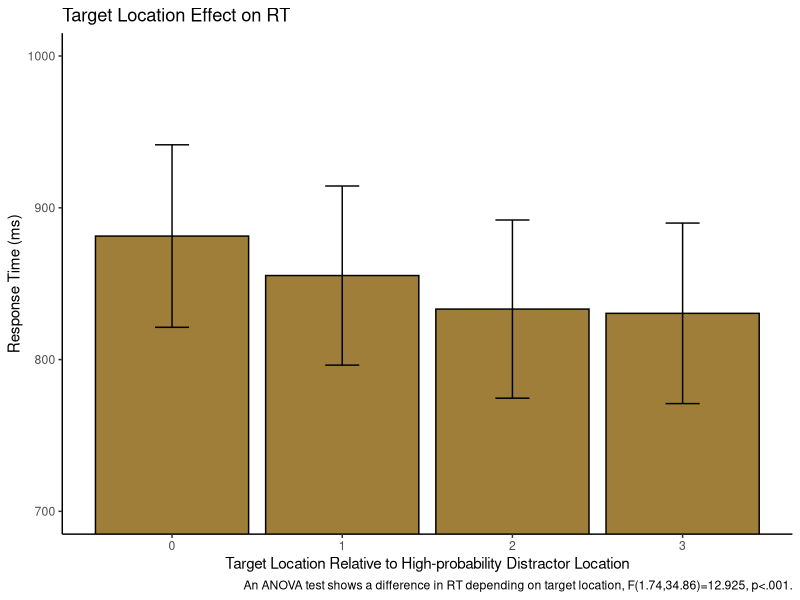
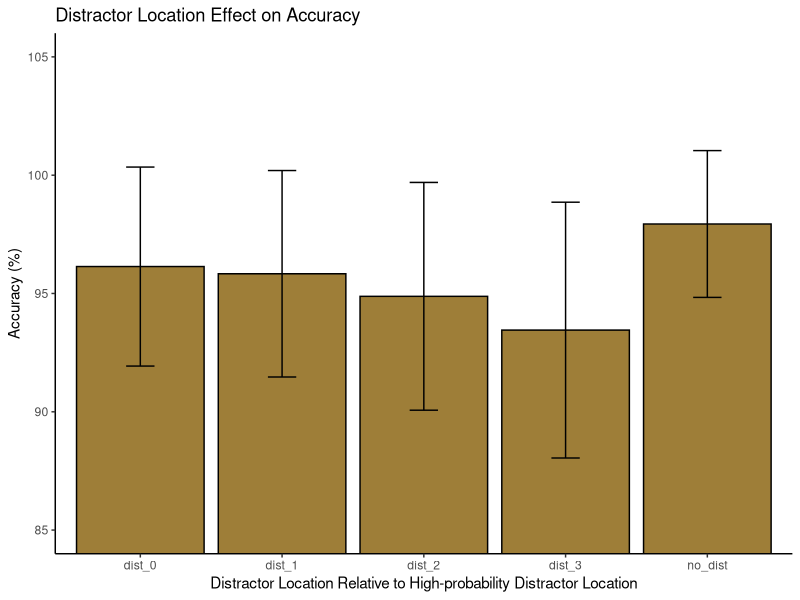
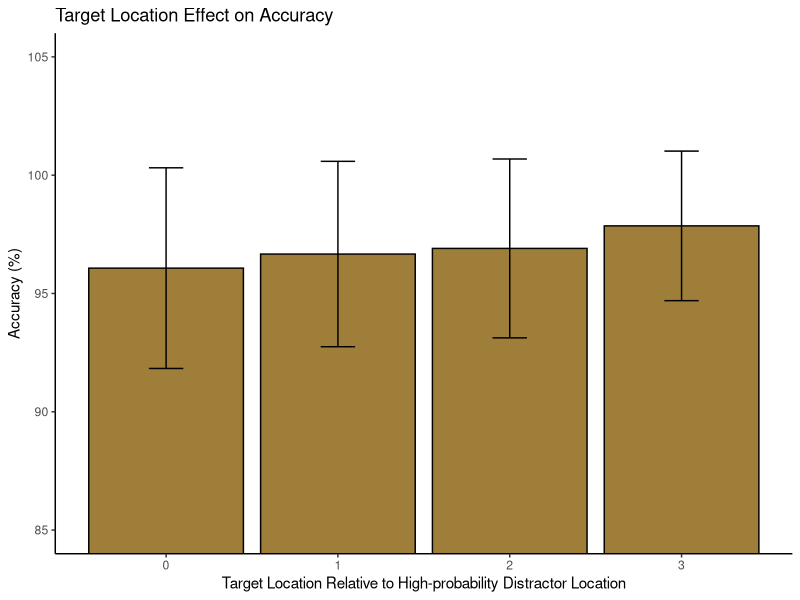

Write the R code that produced these figures, in order.
## ---- chunk 1
library(tidyverse) 
library(tidyr)
library(rstatix)
library(data.table)
## ---- chunk 2

pilot <- read_csv("p02/pilot_final.csv", show_col_types = FALSE)

pilot$relative_hp_dist[pilot$relative_hp_dist == 10] <- "no_dist"
pilot$relative_hp_dist[pilot$relative_hp_dist == 0] <- "dist_0"
pilot$relative_hp_dist[pilot$relative_hp_dist == 1] <- "dist_1"
pilot$relative_hp_dist[pilot$relative_hp_dist == 2] <- "dist_2"
pilot$relative_hp_dist[pilot$relative_hp_dist == 3] <- "dist_3"
pilot$RT <- pilot$RT *1000
  
## ---- chunk 3

block_num <- rep(c(1,2,3,4,5,6,7,8), each=60, times=21)
pilot <- cbind(pilot, block_num)

## ---- chunk 4

pilot <- pilot %>%
  mutate(relative_target=
           case_when(target_loc=="loc1" & high_prob==1 ~ 0,
                     target_loc=="loc2" & high_prob==1 ~ 1,
                     target_loc=="loc3" & high_prob==1 ~ 2,
                     target_loc=="loc4" & high_prob==1 ~ 3,
                     target_loc=="loc5" & high_prob==1 ~ 2,
                     target_loc=="loc6" & high_prob==1 ~ 1,
                     target_loc=="loc1" & high_prob==2 ~ 1,
                     target_loc=="loc2" & high_prob==2 ~ 0,
                     target_loc=="loc3" & high_prob==2 ~ 1,
                     target_loc=="loc4" & high_prob==2 ~ 2,
                     target_loc=="loc5" & high_prob==2 ~ 3,
                     target_loc=="loc6" & high_prob==2 ~ 2,
                     target_loc=="loc1" & high_prob==3 ~ 2,
                     target_loc=="loc2" & high_prob==3 ~ 1,
                     target_loc=="loc3" & high_prob==3 ~ 0,
                     target_loc=="loc4" & high_prob==3 ~ 1,
                     target_loc=="loc5" & high_prob==3 ~ 2,
                     target_loc=="loc6" & high_prob==3 ~ 3,
                     target_loc=="loc1" & high_prob==4 ~ 3,
                     target_loc=="loc2" & high_prob==4 ~ 2,
                     target_loc=="loc3" & high_prob==4 ~ 1,
                     target_loc=="loc4" & high_prob==4 ~ 0,
                     target_loc=="loc5" & high_prob==4 ~ 1,
                     target_loc=="loc6" & high_prob==4 ~ 2,
                     target_loc=="loc1" & high_prob==5 ~ 2,
                     target_loc=="loc2" & high_prob==5 ~ 3,
                     target_loc=="loc3" & high_prob==5 ~ 2,
                     target_loc=="loc4" & high_prob==5 ~ 1,
                     target_loc=="loc5" & high_prob==5 ~ 0,
                     target_loc=="loc6" & high_prob==5 ~ 1,
                     target_loc=="loc1" & high_prob==6 ~ 1,
                     target_loc=="loc2" & high_prob==6 ~ 2,
                     target_loc=="loc3" & high_prob==6 ~ 3,
                     target_loc=="loc4" & high_prob==6 ~ 2,
                     target_loc=="loc5" & high_prob==6 ~ 1,
                     target_loc=="loc6" & high_prob==6 ~ 0,))

## ---- chunk 5

target_means <- pilot %>%
  group_by(relative_target) %>%
  filter(acc==100) %>%
  summarize(mean_rts=mean(RT),
            sd_rt=sd(RT),
            n_rt=21,
            se=sd_rt/sqrt(n_rt),
            upper_limit=mean_rts+se,
            lower_limit=mean_rts-se
  )
target_means

## ---- chunk 6
ggplot(data = target_means, aes(x = relative_target, y = mean_rts)) +
  geom_bar(stat = "identity", fill="#9E7E38", color='#000000') +
  geom_errorbar(aes(ymin=lower_limit, ymax=upper_limit), width=0.2)+
  coord_cartesian(ylim = c(700,1000))+
  theme_classic()+
  labs(x = "Target Location Relative to High-probability Distractor Location", y = "Response Time (ms)")+
  labs(title = "Target Location Effect on RT")+
  labs(caption = "An ANOVA test shows a difference in RT depending on target location, F(1.74,34.86)=12.925, p<.001.")
  
## ---- chunk 7

space <- pilot %>%
  group_by(ID, relative_target) %>%
  filter(acc==100) %>%
  summarize(rts = mean(RT),
            )
space
  
## ---- chunk 8

space_anova <- setDT(space)
space_anova <- dcast(space_anova,ID~relative_target,value.var='rts')

## ---- chunk 9

#first identify outliers - not sure what to do with them anyway so overall just ignore? maybe reason enough to get rid of ppt 11? ppt 11 was problematic in most tests
space %>%
  group_by(relative_target) %>%
  identify_outliers(rts)


#testing the normality assumption -- data is normally distributed enough because no conditions have a p-value less than .05
space %>%
  group_by(relative_target) %>%
  shapiro_test(rts)

## ---- chunk 10

res.aov <- anova_test(data = space, dv = rts, wid = ID, within = relative_target)
get_anova_table(res.aov)

## ---- chunk 11

model = aov(rts~factor(relative_target)+
                Error(factor(ID)), data=space)
summary(model)

## ---- chunk 12

pilot_distacc <- pilot %>%
  group_by(relative_hp_dist) %>%
  summarize(accuracy = mean(acc),
            sd_rt=sd(acc),
            n_rt=21,
            se=sd_rt/sqrt(n_rt),
            upper_limit=accuracy+se,
            lower_limit=accuracy-se
            )
pilot_targacc <- pilot %>%
  group_by(relative_target) %>%
  summarize(accuracy = mean(acc),
            sd_rt=sd(acc),
            n_rt=21,
            se=sd_rt/sqrt(n_rt),
            upper_limit=accuracy+se,
            lower_limit=accuracy-se
            )



## ---- chunk 13
ggplot(data = pilot_distacc, aes(x = relative_hp_dist, y = accuracy)) +
  geom_bar(stat = "identity", fill="#9E7E38", color='#000000') +
  geom_errorbar(aes(ymin=lower_limit, ymax=upper_limit), width=0.2)+
  coord_cartesian(ylim = c(85,105))+
  theme_classic()+
  labs(x = "Distractor Location Relative to High-probability Distractor Location", y = "Accuracy (%)")+
  labs(title = "Distractor Location Effect on Accuracy")

## ---- chunk 14
ggplot(data = pilot_targacc, aes(x = relative_target, y = accuracy)) +
  geom_bar(stat = "identity", fill="#9E7E38", color='#000000') +
  geom_errorbar(aes(ymin=lower_limit, ymax=upper_limit), width=0.2)+
  coord_cartesian(ylim = c(85,105))+
  theme_classic()+
  labs(x = "Target Location Relative to High-probability Distractor Location", y = "Accuracy (%)")+
  labs(title = "Target Location Effect on Accuracy")

## ---- chunk 15

pilot_dist <- pilot %>%
  group_by(ID, relative_hp_dist) %>%
  summarize(accuracy = mean(acc)
            )
pilot_dist
## ---- chunk 16

pilot_targ <- pilot %>%
  group_by(ID, relative_target) %>%
  summarize(accuracy = mean(acc)
            )

pilot_targ

## ---- chunk 17

model = aov(accuracy~factor(relative_hp_dist)+
                Error(factor(ID)), data=pilot_dist)
summary(model)

## ---- chunk 18

model = aov(accuracy~factor(relative_target)+
                Error(factor(ID)), data=pilot_targ)
summary(model)

